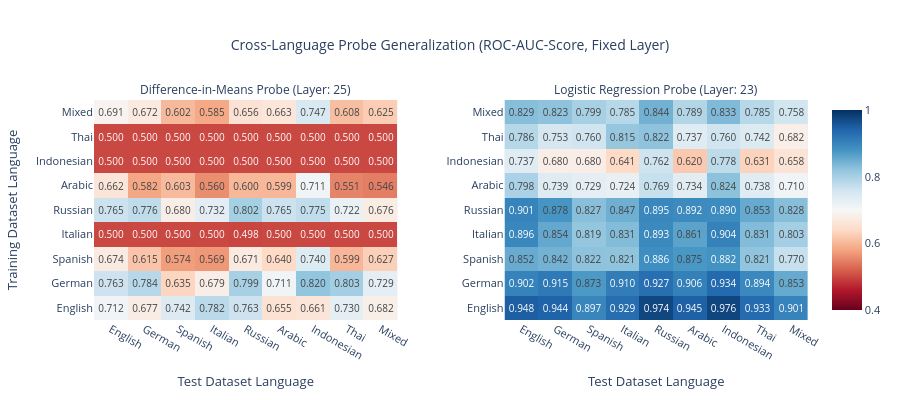

The notebook cell saved with this chart:
### Code cell
def compute_generalization_matrix(
    train_acts: dict[str, dict[int, Float[Tensor, "n d"]]],
    train_labels: dict[str, Float[Tensor, " n"]],
    test_acts: dict[str, dict[int, Float[Tensor, "n d"]]],
    test_labels: dict[str, Float[Tensor, " n"]],
    dataset_names: list[str],
    probe_cls: type,
    layer: int
) :
    """
    Compute a generalization matrix: entry (i, j) is the test accuracy of a probe trained on dataset i
    and evaluated on dataset j.

    Args:
        train_acts, train_labels: Training data per dataset.
        test_acts, test_labels: Test data per dataset.
        dataset_names: Names of datasets (determines matrix ordering).
        probe_cls: Probe class to use (MMProbe or LRProbe), must have from_data and pred methods.

    Returns:
        Tensor of shape [n_datasets, n_datasets] with accuracy values.
    """
    probes = {}
    probe_acronym = "mm" if probe_cls == MMProbe else "lr"
    for lang in LANGUAGES:
        train_act = train_acts[lang][layer][:600,:]
        train_lab = train_labels[lang][:600]
        probe = probe_cls.from_data(train_act, train_lab)
        
        probes[lang] = probe
        
    roc_auc = t.zeros(len(dataset_names), len(dataset_names)).float()
    
    for i, lang_i in enumerate(dataset_names):
        probe = probes[lang_i]
        
        for j, lang_j in enumerate(dataset_names):
            test_act = test_acts[lang_j]
            test_lab = test_labels[lang_j]
            test_preds = probe(test_act[layer])
            test_auc = roc_auc_score(test_lab.detach().numpy(), test_preds.detach().numpy())
            
            roc_auc[i,j] = float(test_auc)
            
            
    return roc_auc, probes
        

mm_matrix_nat, mm_probes = compute_generalization_matrix(ACTS_AND_LABELS["train_acts"], ACTS_AND_LABELS["train_labels"], ACTS_AND_LABELS["nat_acts"], ACTS_AND_LABELS["nat_labels"], LANGUAGES, MMProbe, BEST_UNIVERSAL_LAYER["mm"])

lr_matrix_nat, lr_probes = compute_generalization_matrix(ACTS_AND_LABELS["train_acts"], ACTS_AND_LABELS["train_labels"], ACTS_AND_LABELS["nat_acts"], ACTS_AND_LABELS["nat_labels"], LANGUAGES, LRProbe, BEST_UNIVERSAL_LAYER["lr"])


# Heatmap visualization
fig = make_subplots(rows=1, cols=2, subplot_titles=[f"Difference-in-Means Probe (Layer: {BEST_UNIVERSAL_LAYER["mm"]})", f"Logistic Regression Probe (Layer: {BEST_UNIVERSAL_LAYER["lr"]})"], horizontal_spacing=0.15, )

for idx, (matrix, name) in enumerate([(mm_matrix_nat, "MM-probe"), (lr_matrix_nat, "LR-probe")]):
    text_vals = [[f"{matrix[i, j]:.3f}" for j in range(len(LANGUAGES))] for i in range(len(LANGUAGES))]
    fig.add_trace(
        go.Heatmap(
            z=matrix.numpy(),
            x=[lang.capitalize() for lang in LANGUAGES],
            y=[lang.capitalize() for lang in LANGUAGES],
            text=text_vals,
            texttemplate="%{text}",
            colorscale="RdBu",
            zmin=0.4,
            zmax=1.0,
            showscale=(idx == 1),
        ),
        row=1,
        col=idx + 1,
    )
    fig.update_yaxes(title_text="Training Dataset Language" if idx == 0 else "", row=1, col=idx + 1)
    fig.update_xaxes(title_text="Test Dataset Language", row=1, col=idx + 1)

fig.update_layout(title=dict(
        text="Cross-Language Probe Generalization (ROC-AUC-Score, Fixed Layer)",
        x=0.5,
        xanchor="center", font=dict(size=14)
    ),font=dict(size=11),height=400, width=900)
for ann in fig["layout"]["annotations"]:
    ann["font"] = dict(size=12)
    
fig.write_image("figures/rq2_heat_map_universal_layer.png", scale=3)
fig.show()      

# Cosine similarity between probe directions
mm_directions = {lang: mm_probes[lang].direction for lang in LANGUAGES}
lr_directions = {lang: lr_probes[lang].direction for lang in LANGUAGES}

print("\nPairwise cosine similarity between probe directions:")
for probe_name, directions in [("MM", mm_directions), ("LR", lr_directions)]:
    print(f"\n% {probe_name} Probe")
    n = len(LANGUAGES)
    
    # Precompute normalized directions
    normed = {lang: directions[lang] / directions[lang].norm() for lang in LANGUAGES}
    
    # Build similarity matrix
    sims = {}
    for i, n1 in enumerate(LANGUAGES):
        for j, n2 in enumerate(LANGUAGES):
            sims[(n1, n2)] = (normed[n1] @ normed[n2]).item()
    
    # LaTeX output
    col_fmt = "l" + "c" * n
    print(f"\\begin{{tabular}}{{{col_fmt}}}")
    print("\\toprule")
    print(" & " + " & ".join(LANGUAGES) + " \\\\")
    print("\\midrule")
    for n1 in LANGUAGES:
        row_vals = []
        for n2 in LANGUAGES:
            val = sims[(n1, n2)]
            if n1 == n2:
                row_vals.append("1.00")
            else:
                row_vals.append(f"{val:.2f}")
        print(f"{n1} & " + " & ".join(row_vals) + " \\\\")
    print("\\bottomrule")
    print(f"\\end{{tabular}}")
    
normed_mm = {lang: mm_directions[lang] / mm_directions[lang].norm() for lang in LANGUAGES}
normed_lr = {lang: lr_directions[lang] / lr_directions[lang].norm() for lang in LANGUAGES}

print("Cosine Similarity of Probe Directions by Language")
for lang in LANGUAGES:
    sim = (normed_mm[lang] @ normed_lr[lang]).item()
    print(f"{lang.capitalize()}:    {sim:.2f}")

### Figure 1 — Plotly figure (JSON) as saved in the notebook; plotly's stock layout.template omitted (floating-point values rounded to 4 significant figures)
{"data": [{"colorscale": [[0, "rgb(103,0,31)"], [0.1, "rgb(178,24,43)"], [0.2, "rgb(214,96,77)"], [0.3, "rgb(244,165,130)"], [0.4, "rgb(253,219,199)"], [0.5, "rgb(247,247,247)"], [0.6, "rgb(209,229,240)"], [0.7, "rgb(146,197,222)"], [0.8, "rgb(67,147,195)"], [0.9, "rgb(33,102,172)"], [1, "rgb(5,48,97)"]], "showscale": false, "text": [["0.712", "0.677", "0.742", "0.782", "0.763", "0.655", "0.661", "0.730", "0.682"], ["0.763", "0.784", "0.635", "0.679", "0.799", "0.711", "0.820", "0.803", "0.729"], ["0.674", "0.615", "0.574", "0.569", "0.671", "0.640", "0.740", "0.599", "0.627"], ["0.500", "0.500", "0.500", "0.500", "0.498", "0.500", "0.500", "0.500", "0.500"], ["0.765", "0.776", "0.680", "0.732", "0.802", "0.765", "0.775", "0.722", "0.676"], ["0.662", "0.582", "0.603", "0.560", "0.600", "0.599", "0.711", "0.551", "0.546"], ["0.500", "0.500", "0.500", "0.500", "0.500", "0.500", "0.500", "0.500", "0.500"], ["0.500", "0.500", "0.500", "0.500", "0.500", "0.500", "0.500", "0.500", "0.500"], ["0.691", "0.672", "0.602", "0.585", "0.656", "0.663", "0.747", "0.608", "0.625"]], "texttemplate": "%{text}", "type": "heatmap", "x": ["English", "German", "Spanish", "Italian", "Russian", "Arabic", "Indonesian", "Thai", "Mixed"], "xaxis": "x", "y": ["English", "German", "Spanish", "Italian", "Russian", "Arabic", "Indonesian", "Thai", "Mixed"], "yaxis": "y", "z": [[0.7117, 0.6766, 0.7418, 0.7821, 0.7629, 0.6552, 0.661, 0.7304, 0.682], [0.7629, 0.784, 0.635, 0.6794, 0.7989, 0.711, 0.8202, 0.8032, 0.7292], [0.6738, 0.615, 0.5743, 0.5685, 0.6715, 0.6404, 0.7403, 0.5987, 0.6275], [0.5, 0.5, 0.5, 0.5, 0.4978, 0.5, 0.5, 0.5, 0.5], [0.7648, 0.7764, 0.6799, 0.7317, 0.8021, 0.765, 0.7751, 0.7216, 0.6755], [0.6615, 0.5825, 0.6032, 0.5596, 0.6003, 0.5995, 0.7111, 0.5515, 0.5457], [0.5, 0.5, 0.5, 0.5, 0.5, 0.5, 0.5, 0.5, 0.5], [0.5, 0.5, 0.5, 0.5, 0.5, 0.5, 0.5, 0.5, 0.5], [0.6909, 0.6721, 0.6018, 0.5846, 0.6557, 0.6631, 0.747, 0.6082, 0.6246]], "zmax": 1, "zmin": 0.4}, {"colorscale": [[0, "rgb(103,0,31)"], [0.1, "rgb(178,24,43)"], [0.2, "rgb(214,96,77)"], [0.3, "rgb(244,165,130)"], [0.4, "rgb(253,219,199)"], [0.5, "rgb(247,247,247)"], [0.6, "rgb(209,229,240)"], [0.7, "rgb(146,197,222)"], [0.8, "rgb(67,147,195)"], [0.9, "rgb(33,102,172)"], [1, "rgb(5,48,97)"]], "showscale": true, "text": [["0.948", "0.944", "0.897", "0.929", "0.974", "0.945", "0.976", "0.933", "0.901"], ["0.902", "0.915", "0.873", "0.910", "0.927", "0.906", "0.934", "0.894", "0.853"], ["0.852", "0.842", "0.822", "0.821", "0.886", "0.875", "0.882", "0.821", "0.770"], ["0.896", "0.854", "0.819", "0.831", "0.893", "0.861", "0.904", "0.831", "0.803"], ["0.901", "0.878", "0.827", "0.847", "0.895", "0.892", "0.890", "0.853", "0.828"], ["0.798", "0.739", "0.729", "0.724", "0.769", "0.734", "0.824", "0.738", "0.710"], ["0.737", "0.680", "0.680", "0.641", "0.762", "0.620", "0.778", "0.631", "0.658"], ["0.786", "0.753", "0.760", "0.815", "0.822", "0.737", "0.760", "0.742", "0.682"], ["0.829", "0.823", "0.799", "0.785", "0.844", "0.789", "0.833", "0.785", "0.758"]], "texttemplate": "%{text}", "type": "heatmap", "x": ["English", "German", "Spanish", "Italian", "Russian", "Arabic", "Indonesian", "Thai", "Mixed"], "xaxis": "x2", "y": ["English", "German", "Spanish", "Italian", "Russian", "Arabic", "Indonesian", "Thai", "Mixed"], "yaxis": "y2", "z": [[0.9482, 0.9435, 0.8972, 0.9294, 0.9741, 0.9452, 0.9761, 0.9331, 0.9013], [0.9023, 0.9146, 0.8726, 0.9104, 0.9274, 0.9059, 0.934, 0.8943, 0.8526], [0.852, 0.8425, 0.8221, 0.8215, 0.8865, 0.8755, 0.8817, 0.8207, 0.7696], [0.8956, 0.8544, 0.8185, 0.8312, 0.8932, 0.8614, 0.9044, 0.8312, 0.8026], [0.9011, 0.8779, 0.8267, 0.8467, 0.8954, 0.8925, 0.8898, 0.8526, 0.828], [0.7976, 0.7385, 0.7289, 0.7244, 0.7692, 0.7342, 0.8238, 0.7377, 0.7098], [0.7365, 0.6796, 0.6795, 0.6406, 0.762, 0.6197, 0.7785, 0.6313, 0.6585], [0.7862, 0.7529, 0.76, 0.8155, 0.8221, 0.7371, 0.7603, 0.7419, 0.6817], [0.8286, 0.8225, 0.7992, 0.7852, 0.8439, 0.7886, 0.8332, 0.785, 0.758]], "zmax": 1, "zmin": 0.4}], "layout": {"annotations": [{"font": {"size": 12}, "showarrow": false, "text": "Difference-in-Means Probe (Layer: 25)", "x": 0.2125, "xanchor": "center", "xref": "paper", "y": 1, "yanchor": "bottom", "yref": "paper"}, {"font": {"size": 12}, "showarrow": false, "text": "Logistic Regression Probe (Layer: 23)", "x": 0.7875, "xanchor": "center", "xref": "paper", "y": 1, "yanchor": "bottom", "yref": "paper"}], "font": {"size": 11}, "height": 400, "title": {"font": {"size": 14}, "text": "Cross-Language Probe Generalization (ROC-AUC-Score, Fixed Layer)", "x": 0.5, "xanchor": "center"}, "width": 900, "xaxis": {"anchor": "y", "domain": [0, 0.425], "title": {"text": "Test Dataset Language"}}, "xaxis2": {"anchor": "y2", "domain": [0.575, 1], "title": {"text": "Test Dataset Language"}}, "yaxis": {"anchor": "x", "domain": [0, 1], "title": {"text": "Training Dataset Language"}}, "yaxis2": {"anchor": "x2", "domain": [0, 1], "title": {"text": ""}}}}
